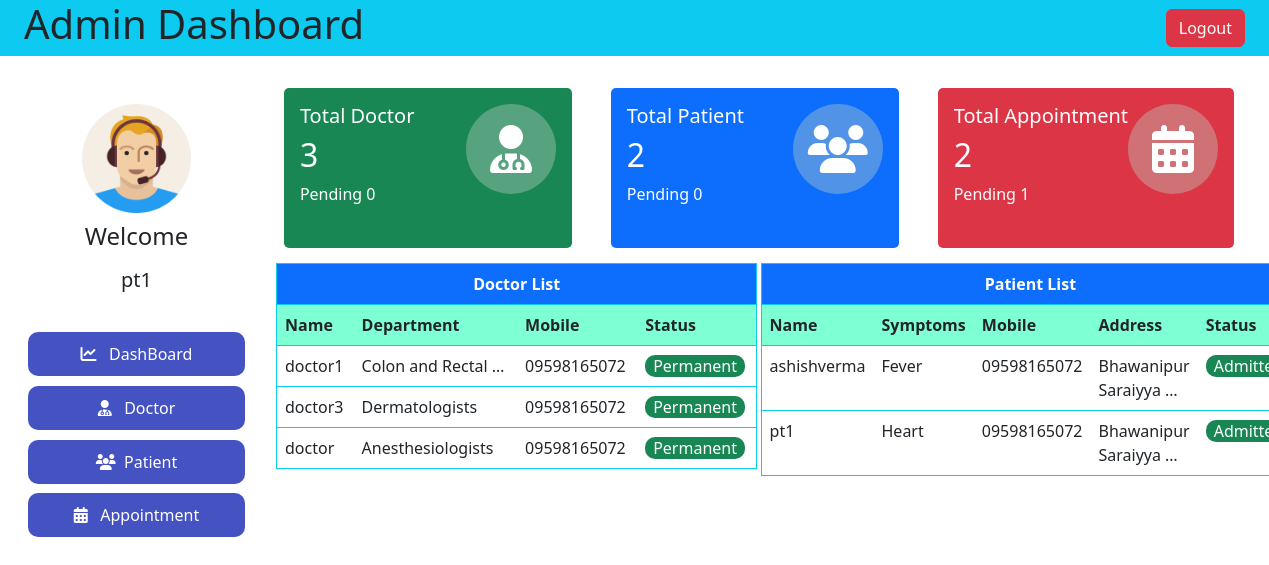
The page /admin-dash-main/ (signed in) on the database its author committed.
### hospital/models.py (models this page shows, shortened)
class Doctor(models.Model):
    user = models.OneToOneField(User, on_delete=models.CASCADE)
    profile_pic = models.ImageField(
        upload_to='profile_pic/DoctorProfilePic/', null=True, blank=True)
    address = models.CharField(max_length=40)
    mobile = models.CharField(max_length=20, null=True)
    department = models.CharField(
        max_length=50, choices=departments, default='Cardiologist')
    status = models.BooleanField(default=False)

class Patient(models.Model):
    user = models.OneToOneField(User, on_delete=models.CASCADE)
    profile_pic = models.ImageField(
        upload_to='profile_pic/PatientProfilePic/', null=True, blank=True)
    address = models.CharField(max_length=40)
    mobile = models.CharField(max_length=20, null=False)
    symptoms = models.CharField(max_length=100, null=False)
    assignedDoctorId = models.PositiveIntegerField(null=True)
    admitDate = models.DateField(auto_now=True)
    status = models.BooleanField(default=False)

### hospital/views.py (the view)
# urls.py: path('admin-dash-main/',ViewAdminDashboardMain,name='admindashboardMain'),
@login_required(login_url='adminlogin')
def ViewAdminDashboardMain(request):
    doctors = Doctor.objects.all()
    doctorApprovedNum = Doctor.objects.all().filter(status = True).count()
    doctorPendingNum = Doctor.objects.all().filter(status = False).count()
    patients= Patient.objects.all()
    patientApprovedNum = Patient.objects.all().filter(status=True).count()
    patientPendingNum = Patient.objects.all().filter(status=False).count()
    appointmentApproveNum = Appointment.objects.all().filter(status=True).count()
    appointmentPendingNum = Appointment.objects.all().filter(status=False).count()
    return render(request,'hospital/adminDashboardMain.html',locals())

### templates/hospital/adminDashboardMain.html
{% extends 'hospital/adminDashboard.html' %}
{% block adminDashBoard %}
<div class="admin-card">
    <div class="cards bg-success text-white">
        <div ><h5>Total Doctor</h5>
            <h2>{{doctorApprovedNum}}</h2>
            <p>Pending <span>{{doctorPendingNum}}</span></p></div>
            <div class="admin-icons "><i class="fa-solid fa-user-doctor"></i></div>
    </div>
    <div class="cards bg-primary text-white">
        <div ><h5>Total Patient</h5>
            <h2>{{patientApprovedNum}}</h2>
            <p> Pending <span>{{patientPendingNum}}</span></p></div>
            <div class="admin-icons "><i class="fa-solid fa-users"></i></div>
    </div>
    <div class="cards bg-danger text-white">
        <div><h5>Total Appointment</h5>
            <h2>{{appointmentApproveNum}}</h2>
            <p>Pending <span>{{appointmentPendingNum}}</span></p>
        </div>
            <div class="admin-icons "><i class="fa-solid fa-calendar-days"></i> </div>
        </div>
   </div>
   <div class="all-list">
    <div >
        <table class="table border-info border">
            <tr >
                <th colspan="4" class="text-center bg-primary text-white">Doctor List</th>
            </tr>
            <tr >
                <th>Name</th>
                <th>Department</th>
                <th>Mobile</th>
                <th>Status</th>
            </tr>
            {% for doctor in doctors %}
            <tr>
                <td>{{doctor.user.username}}</td>
                <td>{{doctor.department |truncatewords:3}}</td>
                <td>{{doctor.mobile}}</td>
                <td>
                    {% if doctor.status %}
                    <span class="bg-success  px-2  " style="border-radius: 10px;">Permanent</span>
                    {% else %}
                    <span class="bg-danger px-2" style="border-radius: 10px;">On hold</span>
                    {% endif %}
                </td>
            </tr>
            {% endfor %}
        </table>
    </div>
    <div ><table class="table border-info border">
        <tr >
            <th colspan="5" class="text-center bg-primary text-white">Patient List</th>
        </tr>
        <tr>
            <th>Name</th>
            <th>Symptoms</th>
            <th>Mobile</th>
            <th>Address </th>
            <th>Status</th>
        </tr>
        {% for patient in patients %}
        <tr>
            <td>{{patient.user.username}}</td>
            <td>{{patient.symptoms}}</td>
            <td>{{patient.mobile}}</td>
            <td>{{patient.address |truncatewords:2}}</td>
            <td >
                {% if patient.status %}
                <span class="bg-success px-2 " style="border-radius: 10px;">Admitted</span>
                {% else %}
                <span class="bg-danger px-2" style="border-radius: 10px;">On hold</span>
                {% endif %}
            </td>
        </tr>
        {% endfor %}
    </table></div>
   </div>
{% endblock adminDashBoard %}

### templates/hospital/adminDashboard.html (shortened to what this page needs)
{% load static %}
<!DOCTYPE html>
<html lang="en">
  <head>
    <link rel="stylesheet" href="{% static 'hospital/css/admin.css' %}" />
    <link
      rel="stylesheet"
      href="{% static 'hospital/css/admin-responsive.css' %}"
    />
    <link
      href="https://cdn.jsdelivr.net/npm/bootstrap@5.3.0/dist/css/bootstrap.min.css"
      rel="stylesheet"
    />
    <link
      href="https://cdn.jsdelivr.net/npm/bootstrap@5.3.0/dist/css/bootstrap.min.css"
      rel="stylesheet"
    />
  </head>
  <body>
    <nav class="bg-info d-flex justify-content-between align-items-center px-4">
      <h1>Admin Dashboard</h1>
      <a href="{% url 'logout' %}"><button class="btn btn-danger">Logout</button></a>
    </nav>
    <div class="container-fluid admin">
      <div class="admin-left">
        <div>
          <img src="{% static 'hospital/images/adminpropic.png' %}" alt="" />
          <h4>Welcome</h4>
          <h5>{{request.user}}</h5>
        </div>
        <div>
          <a href="{% url 'admindashboardMain' %}"
            ><button class="active">
              <i class="fa-solid fa-chart-line"></i> &nbsp; DashBoard
            </button></a
          >
          <a href="{% url 'admindashboardDoctor'%}">
            <button>
              <i class="fa-solid fa-user-doctor"></i> &nbsp; Doctor
            </button></a
          >
          <a href="{% url 'admindashboardPatient'%}">
            <button><i class="fa-solid fa-users"></i>&nbsp; Patient</button></a
          >
          <a href="{% url 'admindashboardApppintment' %}"
            ><button>
              <i class="fa-solid fa-calendar-days"></i> &nbsp; Appointment
            </button></a
          >
        </div>
      </div>
      <div class="admin-right">
        {% block adminDashBoard %}{% endblock adminDashBoard %}
      </div>
    </div>
  </body>
</html>

### static/hospital/css/admin.css (style rules this page uses)
.admin { display: flex; margin-top: 2rem; }
.admin-left { width: 20%; height: 100vh; }
.admin-left > div { width: 100%; display: flex; flex-direction: column; align-items: center; padding: 1rem; gap: .6rem; }
.admin-left>div a { width: 100%; }
.admin-left button { width: 100%; padding: 10px; font-weight: 500; background-color: rgba(13, 30, 175, 0.764); color: white; border-radius: 10px; border: 0; }
.admin-left img { width: 50%; object-fit: cover; }
.admin-right { width: 80%; height: 100vh; }
.admin-card { width: 100%; display: flex; flex-wrap: wrap; gap: 1rem; justify-content: space-evenly; }
.cards { min-width: 18rem; border-radius: 5px; height: 10rem; padding: 1rem; display: flex; justify-content: space-between; }
.admin-icons { height: 90px; width: 90px; display: flex; justify-content: center; align-items: center; color: white; background-color: rgba(189, 205, 192, 0.387); border-radius: 50%; font-size: 3rem; }
.all-list { width: 100%; display: flex; justify-content: space-between; padding: 15px; }
.all-list>div { width: calc(50% - .1rem); }
.all-list>div span { color: white; }
th { background-color: aquamarine !important; }
tr:nth-child(even) { background-color: rgba(127, 255, 212, 0.346) !important; }
tr:nth-child(even) { background-color: red; }

### rows shown on the page
Doctor: user.username "doctor1", department "Colon and Rectal …", mobile "09598165072", status "Permanent"
Doctor: user.username "doctor3", department "Dermatologists", mobile "09598165072", status "Permanent"
Doctor: user.username "doctor", department "Anesthesiologists", mobile "09598165072", status "Permanent"
Patient: user.username "ashishverma", symptoms "Fever", mobile "09598165072", address "Bhawanipur Saraiyya …", status "Admitted"
Patient: user.username "pt1", symptoms "Heart", mobile "09598165072", address "Bhawanipur Saraiyya …", status "Admitted"

### other values the page prints
{{ request.user }} "pt1"
{{ doctorApprovedNum }} "3"
{{ doctorPendingNum }} "0"
{{ patientApprovedNum }} "2"
{{ patientPendingNum }} "0"
{{ appointmentApproveNum }} "2"
{{ appointmentPendingNum }} "1"
